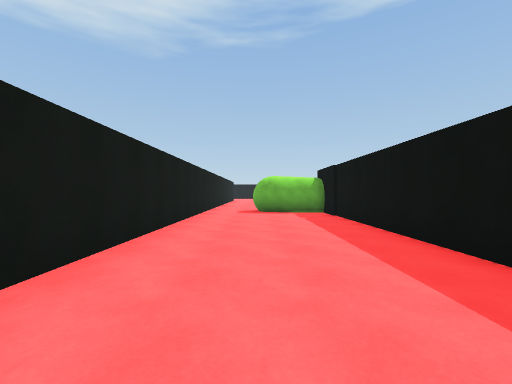
[1] (above)

16 first-person views from a walk through a Unity game level. The camera is 1.4 m above the floor, looks level and sees 90° across. The floor is counted in squares, 2 m on a side. Each view is taken from the middle of a square. On the plan, view 1 faces up. The plan holds only what a view shows up to about 9 squares ahead; the rest is blank. The place goes on beyond the plan. The player is left out.

[2]
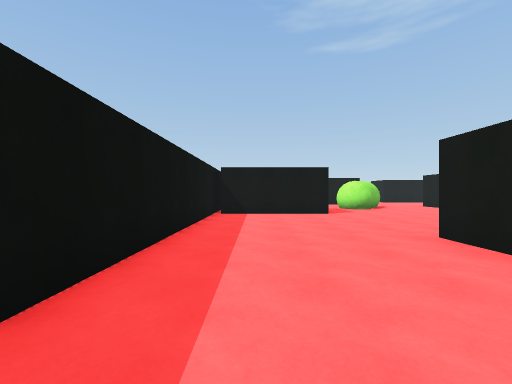

[3]
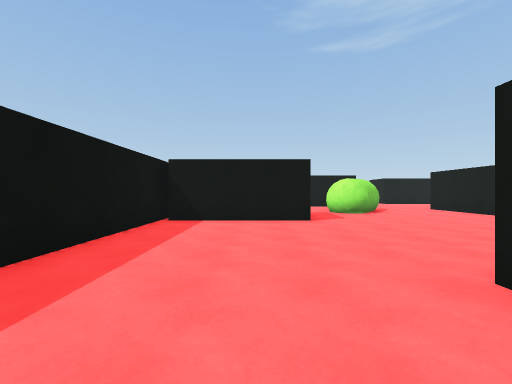

[4]
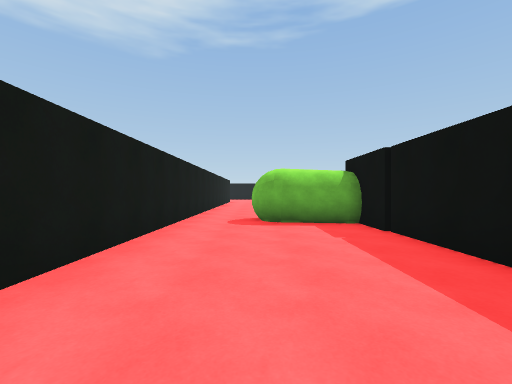

[5]
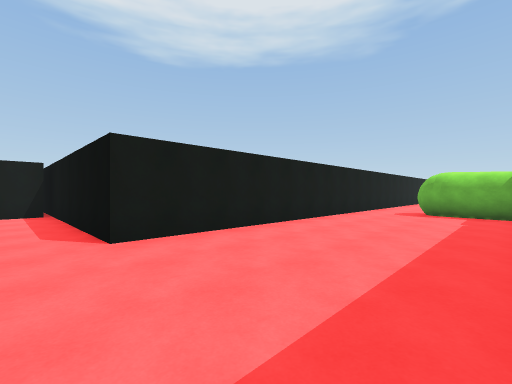

[6]
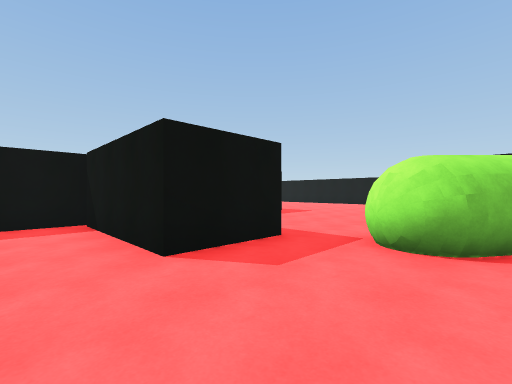

[7]
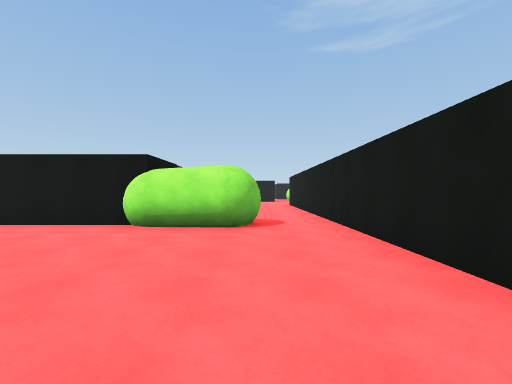

[8]
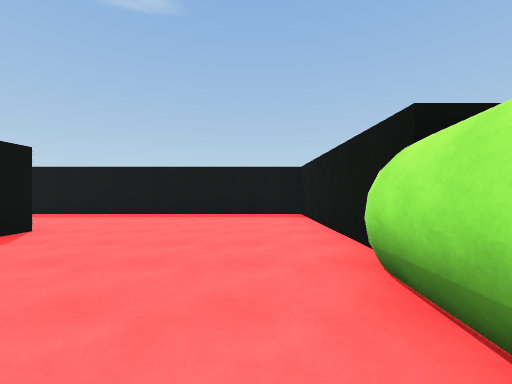

[9]
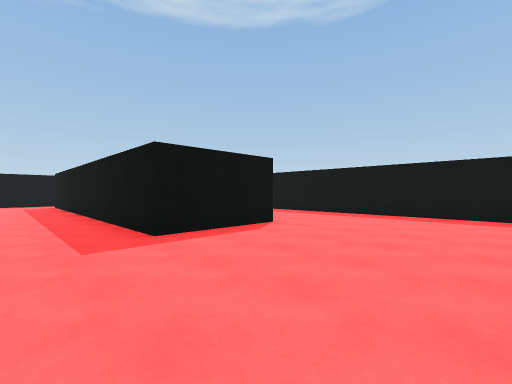

[10]
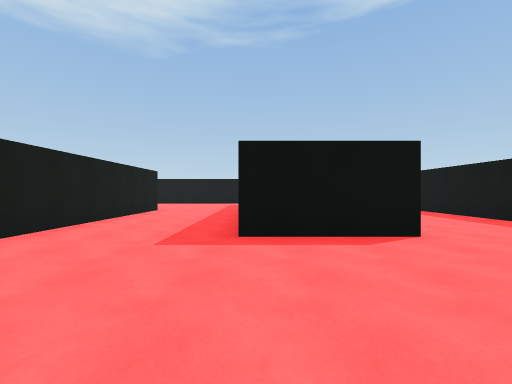

[11]
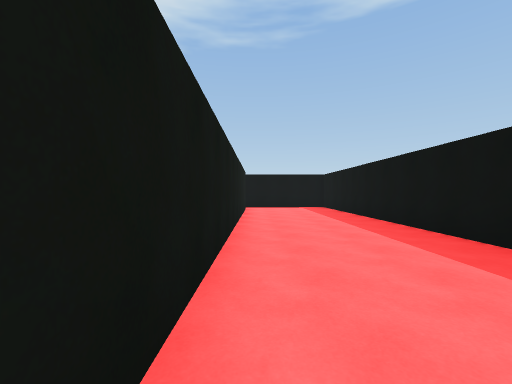

[12]
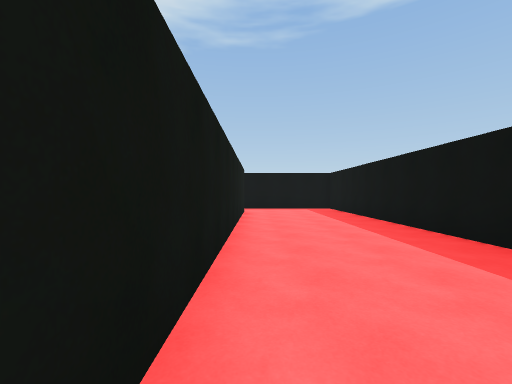

[13]
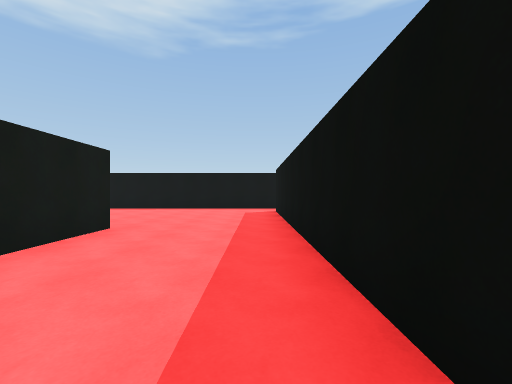

[14]
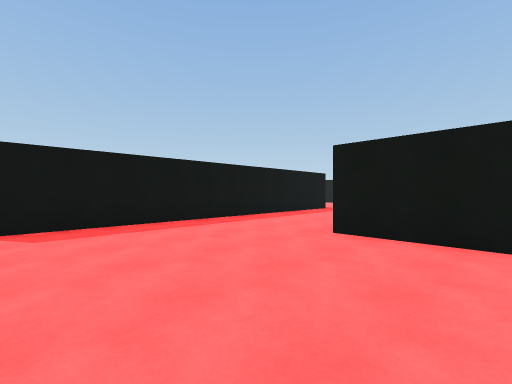

[15]
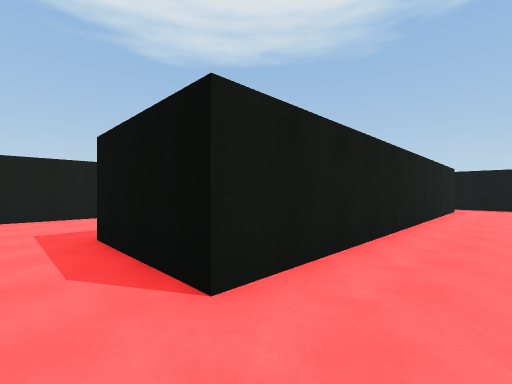

[16]
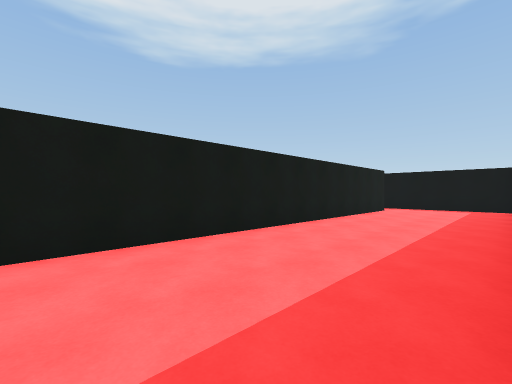

### Floor plan
Points are (right, up) in squares from view 1. A wall is a line through its corners. A room is listed if a view was taken in it or the views show most of it. See-through windows are left out.
Room 1 (views 1, 2, 3, 4, 5, 6)
walls: (2.4, -4) (2.4, 8.5) (0.4, 8.7); (-1.3, -5.4) (-1.3, -3.3) (2.1, -3.3); (-4.2, -6) (-3.8, -5.5); (-1.8, 9.5) (-1.8, 1) (-4.5, 1)
ways out: opening at (-1, 9) to room 2; opening at (-2, -5)
Room 2 (views 7, 8, 9, 10, 11, 12, 13, 14, 15, 16)
walls: (4.6, 25.2) (4.6, 15) (1.7, 15) (1.7, 25); (2.6, 9.6) (8.1, 9.6) (8.1, 25); (0.6, 10.1) (2.2, 10); (-4, 21) (-1.8, 21) (-1.8, 9.5)
ways out: opening at (-1, 9) to room 1

Positions as (right, up) in squares from view 1, and headings:
1: (0, 0), facing up
2: (1, 5), facing down
3: (0, 3), facing down
4: (0, 3), facing up
5: (2, 0), facing up-left
6: (-4, -2), facing down-right
7: (0, 15), facing down
8: (0, 11), facing right
9: (0, 11), facing up-right
10: (2, 11), facing up
11: (5, 15), facing up
12: (5, 16), facing up
13: (1, 16), facing up
14: (-4, 25), facing down-right
15: (6, 14), facing up-left
16: (8, 15), facing up-left
